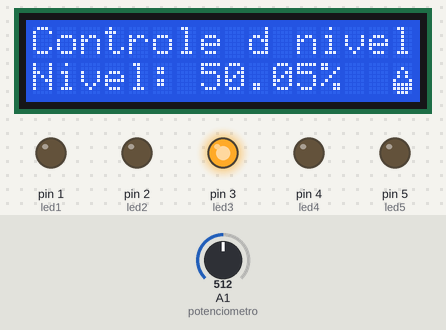
Simulated run of this sketch. Board: Arduino Uno, built with avr-gcc and run on an emulated ATmega328P. Parts: 16×2 character LCD, output pins drawn as LEDs (lit = HIGH). The test bench sets the inputs (shaded band); at power-on: A1 (potenciometro) = 512.

Above: at 4.3 s.
4.4 s: A1 (potenciometro) set to 306
At 5.5 s:
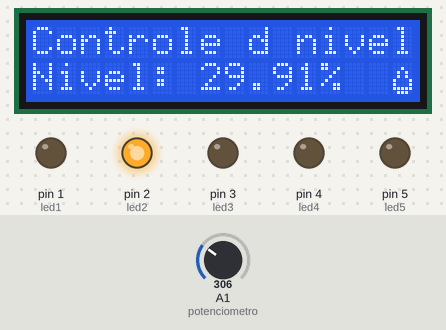
5.9 s: A1 (potenciometro) set to 122
At 6.6 s:
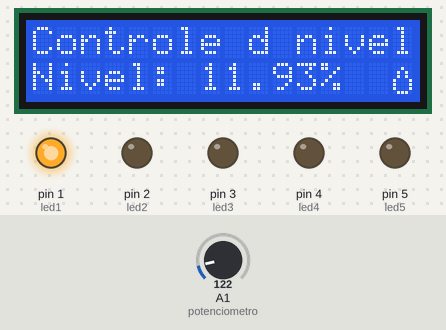
7.4 s: A1 (potenciometro) set to 900
At 7.8 s:
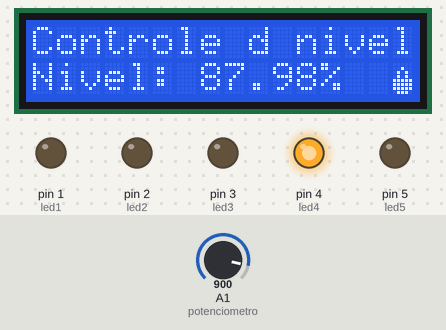
8.9 s: A1 (potenciometro) set to 1023
At 10.1 s:
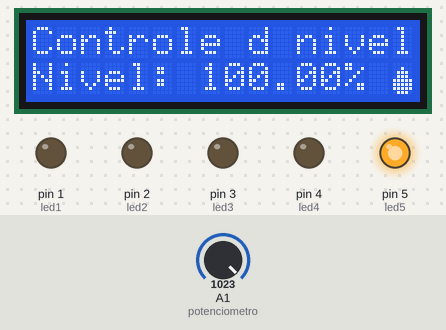
10.4 s: A1 (potenciometro) set to 716
At 11.2 s:
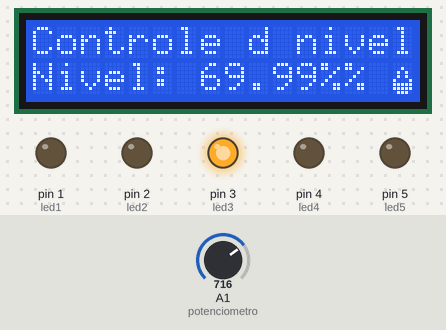
11.9 s: A1 (potenciometro) set to 511
At 12.3 s:
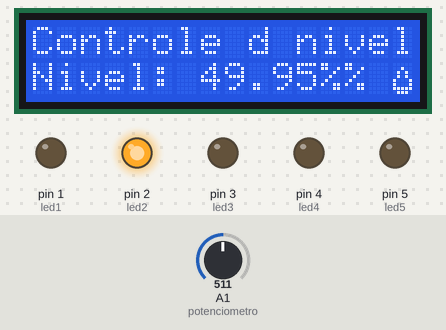
Timing chart, 0 to 14.4 s (numbered marks = the images above; inputs shaded):
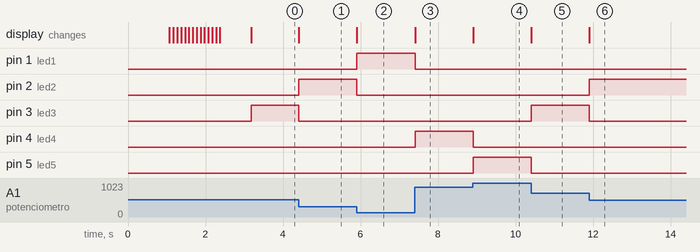

Measured:
- after the input at 4.4 s, pin 2 (led2): LOW → HIGH at once; pin 3 (led3): HIGH → LOW at once; the display: changes at once (image 1)
- after the input at 5.9 s, pin 1 (led1): LOW → HIGH at once; pin 2 (led2): HIGH → LOW at once; the display: changes at once (image 2)
- after the input at 7.4 s, pin 1 (led1): HIGH → LOW at once; pin 4 (led4): LOW → HIGH at once; the display: changes at once (image 3)
- after the input at 8.9 s, pin 4 (led4): HIGH → LOW at once; pin 5 (led5): LOW → HIGH at once; the display: changes at once (image 4)
- after the input at 10.4 s, pin 3 (led3): LOW → HIGH at once; pin 5 (led5): HIGH → LOW at once; the display: changes at once (image 5)
- after the input at 11.9 s, pin 2 (led2): LOW → HIGH at once; pin 3 (led3): HIGH → LOW at once; the display: changes at once (image 6)

The sketch:

controlador_de_n_vel1.ino
```cpp
// LCD
#include <LiquidCrystal.h>
const int rs = 12, en = 11,d4 = 9, d5 = 8, d6 = 7, d7 = 6;
LiquidCrystal lcd(rs, en, d4, d5, d6, d7);


// Potenciometro
const int potenciometro = 1;
float nivel;

// Leds
const int led1 =1;
const int led2 =2;
const int led3 =3;
const int led4 =4;
const int led5 =5;


/* toll to right*/  void rollRight()    {for (int positionCounter = 0; positionCounter < 16; positionCounter++) { lcd.scrollDisplayRight(); delay(100);}}
/*Start*/           void start()        {lcd.begin(16,2);lcd.setCursor(4,0);lcd.print("LERN-DEV");lcd.setCursor(2,1);lcd.print("LuizVinicius"); delay(1000); rollRight(); delay(500);lcd.clear();}

void led1On(){digitalWrite(led1, HIGH);}  void led1Of(){digitalWrite(led1, LOW);}
void led2On(){digitalWrite(led2, HIGH);}  void led2Of(){digitalWrite(led2, LOW);}
void led3On(){digitalWrite(led3, HIGH);}  void led3Of(){digitalWrite(led3, LOW);}
void led4On(){digitalWrite(led4, HIGH);}  void led4Of(){digitalWrite(led4, LOW);}
void led5On(){digitalWrite(led5, HIGH);}  void led5Of(){digitalWrite(led5, LOW);}

// Sprites
//https://maxpromer.github.io/LCD-Character-Creator/
byte level1[] = { B00000, B00100, B01010, B01010, B10001, B10001, B10001, B01110 };
byte level2[] = { B00000, B00100, B01010, B01010, B10001, B10001, B11111, B01110 };
byte level3[] = { B00000, B00100, B01010, B01010, B10001, B11111, B11111, B01110 };
byte level4[] = { B00000, B00100, B01010, B01010, B11111, B11111, B11111, B01110 };
byte level5[] = { B00000, B00100, B01110, B01110, B11111, B11111, B11111, B01110 };

void setup()
{
  //Sprites
  lcd.createChar(1, level1); lcd.createChar(2, level2); lcd.createChar(3, level3); lcd.createChar(4, level4); lcd.createChar(5, level5);

  // Start
  start();

  // Saidas
  pinMode(led1,OUTPUT);pinMode(led2,OUTPUT);pinMode(led3,OUTPUT);
  pinMode(led4,OUTPUT);pinMode(led5,OUTPUT);
}


void loop()
{
 nivel = analogRead(potenciometro) * 0.09775635;
 lcd.setCursor(0,0); lcd.print("Controle d nivel");
 lcd.setCursor(0,1); lcd.print("Nivel: "); lcd.print(nivel); lcd.print("%");

 if(nivel <25){led1On(); led2Of(); led3Of(); led4Of(); led5Of(); lcd.setCursor(15,1);  lcd.write(1);}
 if(nivel >25 && nivel < 50){led2On(); led1Of(); led3Of(); led4Of(); led5Of(); lcd.setCursor(15,1);  lcd.write(2);}
 if(nivel >50 && nivel < 75){led3On(); led2Of(); led1Of(); led4Of(); led5Of(); lcd.setCursor(15,1);  lcd.write(3);}
 if(nivel >75 && nivel < 98){led4On(); led2Of(); led3Of(); led1Of(); led5Of(); lcd.setCursor(15,1);  lcd.write(4);}
 if(nivel >98){led5On(); led2Of(); led3Of(); led4Of(); led1Of();lcd.setCursor(15,1);  lcd.write(5);}

}
```
